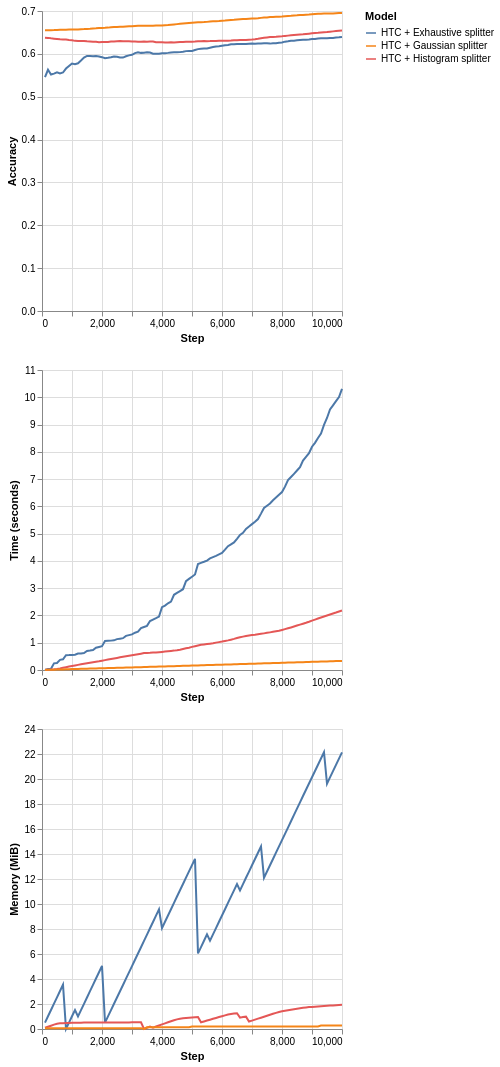

Notebook code for this chart:
### Markdown cell above
## 4. Branching and growth: splitters, the heart of the trees

As previously stated, one of the core operations of iDT is, well, to grow. Plants and gardening-related jokes apart, growth in HTs is guided by their AOs or splitters, as mentioned in the end of Section 3. 

Nominal features can be easily monitored, since the feature partitions are well-defined beforehand. Numerical features, on the other hand, do not have an explicit best cut point. Still, numerical features are typically split by using a binary test: $\le$ or $>$. Therefore, numerical splitters must somehow summarize the incoming feature values and be able to evaluate the merit of split point candidates.

There are diverse strategies to monitor numerical features and choices related to them, including which data structure will be used to keep a summary of the incoming feature and also how many split points are going to be evaluated during split attempts. Again, this guide does not intend to be an exhaustive delve into the iDT subject. In fact, each of the following aspects of the iDTs could be considered a separate research area: AOs, intervals between split attempts, split heuristics (e.g., info gain, variance reduction, and so on), tree depth and max size, and much more!

Let's focus a bit into the AO matter. River provides a handful of splitters for classification and regression trees, which can be chosen using the parameter `splitter`. We will list the available tree splitters in the following sections and compare some of their characteristics.

Some notation:

- $n$: Number of observations seen so far.
- $c$: the number of classes.
- $s$: the number of split points to evaluate (which means that this is a user-given parameter).
- $h$: the number of histogram bins or hash slots. Typically, $h \ll n$.

### 4.1. Classification tree splitters

The following table summarizes the available classification splitters. The user might refer to the documentation of each splitter for more details about their functioning.


| Splitter | Description | Insertion | Memory | Split candidate query | Works with Naive Bayes leaves?
| :- | :- | :- | :-: | :-: | :-: |
| Exhaustive | Keeps all the observed input values and class counts in a Binary Search Tree (BST) | $O(\log n)$ (average) or $O(n)$ (worst case) | $O(n)$ | $O(n)$ | No |
| Histogram | Builds a histogram for each class in order to discretize the input feature | $O(\log h)$ | $O(c h)$ | $O(c h)$ | Yes |
| Gaussian | Approximates the class distributions using Gaussian distributions | $O(1)$ | $O(c)$ | $O(cs)$ | Yes |

Note that some of the splitters have configurable parameters that directly impact not only on their time and memory costs, but also on the final predictive performance. Examples:

- The number of split points can be configured in the Gaussian splitter. Increasing this number makes this splitter slower, but it also potentially increases the quality of the obtained query points, implying enhanced tree accuracy. 
- The number of stored bins can be selected in the Histogram splitter. Increasing this number increases the memory footprint and running time of this splitter, but it also potentially makes its split candidates more accurate and positively impacts on the tree's final predictive performance.

Next, we provide a brief comparison of the classification splitters using 10K instances of the Random RBF synthetic dataset. Note that the tree equipped with the Exhaustive splitter does not use Naive Bayes leaves.

### Code cell
plot_performance(
    synth.RandomRBF(seed_model=7, seed_sample=42).take(10_000),
    metrics.Accuracy(),
    {
        "HTC + Exhaustive splitter": tree.HoeffdingTreeClassifier(
            splitter=tree.splitter.ExhaustiveSplitter(),
            leaf_prediction="mc"
        ),
        "HTC + Histogram splitter": tree.HoeffdingTreeClassifier(
            splitter=tree.splitter.HistogramSplitter()
        ),
        "HTC + Gaussian splitter": tree.HoeffdingTreeClassifier(
            splitter=tree.splitter.GaussianSplitter()
        )
    }
)

### Figure 1 — Vega-Lite specification as saved in the notebook (floating-point values rounded to 4 significant figures; data arrays with more than 128 entries replaced by an {"elided": "..."} marker saying what was removed)
{"config": {"view": {"continuousWidth": 300, "continuousHeight": 300}}, "vconcat": [{"mark": {"type": "line"}, "encoding": {"color": {"field": "Model", "type": "nominal"}, "x": {"field": "Step", "type": "quantitative"}, "y": {"field": "Metric", "title": "Accuracy", "type": "quantitative"}}}, {"mark": {"type": "line"}, "encoding": {"color": {"field": "Model", "type": "nominal"}, "x": {"field": "Step", "type": "quantitative"}, "y": {"field": "Time", "title": "Time (seconds)", "type": "quantitative"}}}, {"mark": {"type": "line"}, "encoding": {"color": {"field": "Model", "type": "nominal"}, "x": {"field": "Step", "type": "quantitative"}, "y": {"field": "Memory", "title": "Memory (MiB)", "type": "quantitative"}}}], "data": {"name": "data-91ef8ebe7d0db159bac600d3a10a78be"}, "$schema": "https://vega.github.io/schema/vega-lite/v6.1.0.json", "datasets": {"data-91ef8ebe7d0db159bac600d3a10a78be": {"elided": "300 records"}}}
